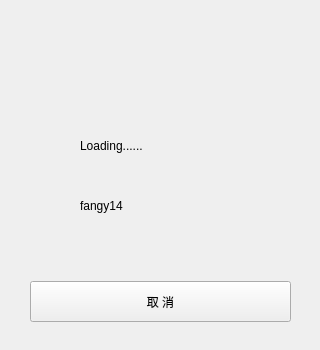
<?xml version="1.0" encoding="UTF-8"?>
<ui version="4.0">
 <class>LoadingUi</class>
 <widget class="QWidget" name="LoadingUi">
  <property name="geometry">
   <rect>
    <x>0</x>
    <y>0</y>
    <width>320</width>
    <height>350</height>
   </rect>
  </property>
  <property name="windowTitle">
   <string>Loading</string>
  </property>
  <widget class="QWidget" name="logo" native="true">
   <property name="geometry">
    <rect>
     <x>100</x>
     <y>20</y>
     <width>110</width>
     <height>110</height>
    </rect>
   </property>
   <property name="minimumSize">
    <size>
     <width>110</width>
     <height>110</height>
    </size>
   </property>
   <property name="maximumSize">
    <size>
     <width>110</width>
     <height>105</height>
    </size>
   </property>
   <property name="styleSheet">
    <string notr="true">border-image: url(:/imgs/images/logo.png);</string>
   </property>
  </widget>
  <widget class="QLabel" name="username">
   <property name="geometry">
    <rect>
     <x>80</x>
     <y>170</y>
     <width>151</width>
     <height>71</height>
    </rect>
   </property>
   <property name="text">
    <string>fangy14</string>
   </property>
  </widget>
  <widget class="QPushButton" name="cancelButton">
   <property name="geometry">
    <rect>
     <x>30</x>
     <y>281</y>
     <width>261</width>
     <height>41</height>
    </rect>
   </property>
   <property name="styleSheet">
    <string notr="true"/>
   </property>
   <property name="text">
    <string>取 消</string>
   </property>
  </widget>
  <widget class="QLabel" name="loading">
   <property name="geometry">
    <rect>
     <x>80</x>
     <y>130</y>
     <width>151</width>
     <height>31</height>
    </rect>
   </property>
   <property name="text">
    <string>Loading......</string>
   </property>
  </widget>
 </widget>
 <resources/>
 <connections/>
</ui>
